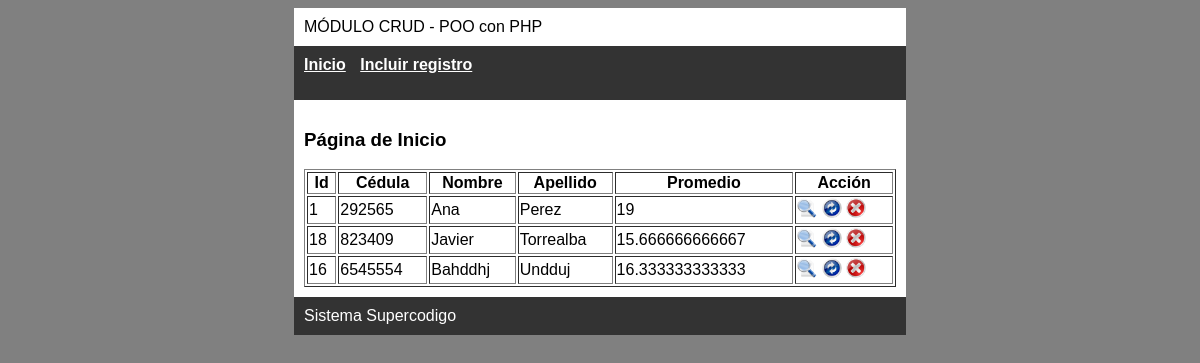
The page / on the database its author committed.
### tables this page shows
CREATE TABLE `estudiantes` (
  `id` int(11) NOT NULL,
  `cedula` int(11) NOT NULL,
  `nombre` varchar(20) NOT NULL,
  `apellido` varchar(20) NOT NULL,
  `telefono` int(15) NOT NULL,
  `edad` int(2) NOT NULL,
  `promedio` double NOT NULL,
  `fecha` datetime NOT NULL
);

### clases/Conexion.php (called while the page is built, shortened)
<?php
	class Conexion{
		public $enlace;
		public function __construct(){
			$this->host = 'localhost';
			$this->user	= 'root';
			$this->pass = '';
			$this->bd = 'crud_poo';
			$this->enlace = mysqli_connect($this->host, $this->user, $this->pass, $this->bd) or die('Error de conexi&oacute;n a la base de datos debido a: '.mysqli_error());
		}
		public function consultaRetorno($sql){
			$consulta = mysqli_query($this->enlace, $sql) or die ('No se pudo enlazar con la tabla debido a: '.mysqli_error());
			return $consulta;
		}
	}
?>

### modulos/Controlador.php (called while the page is built, shortened)
<?php
include_once('clases/Estudiantes.php');
class controladorEstudiantes{
	private $estudiante;
	public function __construct(){
		$this->estudiante = new Estudiantes();
	}
	public function index(){
		$resultado = $this->estudiante->listarRegistros();
		return $resultado;
	}
}
?>

### clases/Estudiantes.php (called while the page is built, shortened)
<?php
include_once ('Conexion.php');
	class Estudiantes{
		private $con;
		public function __construct(){
			$this->con = new Conexion();
		}
		public function listarRegistros(){
			$sql = "SELECT * FROM `estudiantes` ORDER BY `cedula` ASC";
			$sqlListar = $this->con->consultaRetorno($sql);
			return $sqlListar;
		}
	}
?>

### vistas/inicio.php (the view)
<?php
	$controlador = new controladorEstudiantes();
	$resultado = $controlador->index();
?>
<h3>P&aacute;gina de Inicio</h3>
	<table border="1" id="tabla">
	<thead>
			<th>Id</th>
			<th>C&eacute;dula</th>
			<th>Nombre</th>
			<th>Apellido</th>
			<th>Promedio</th>
			<th>Acci&oacute;n</th>
	</thead>
	<tbody>
	<?php
		while($row = mysqli_fetch_array($resultado)){
		  echo '<tr>
				<td>'.$row['id'].'</td>
				<td>'.$row['cedula'].'</td>
				<td>'.$row['nombre'].'</td>
				<td>'.$row['apellido'].'</td>
				<td>'.$row['promedio'].'</td>
				<td>
				<a href="?cargar=ver&id='.$row['id'].'" ><img src="images/view.png" alt="Ver" height="20" title="Ver" ></a>
				<a href="?cargar=mod&id='.$row['id'].'"><img src="images/upd.png" alt="Modificar" height="20" title="Modificar" ></a>
				<a href="?cargar=del&id='.$row['id'].'"><img src="images/del.png" alt="Eliminar" height="20" title="Eliminar" ></a></td>
				</tr>';
		}
	?>
	</tbody>
	</table>
</section>

### index.php (shortened to what this page needs)
<?php
	include_once('clases/Conexion.php');
	include_once('modulos/Enrutador.php');
	include_once('modulos/Controlador.php');
?>
<!DOCTYPE html>
<html>
<head>
	<link rel="stylesheet" href="css/estilo.css">
</head>
<body>
	<header>M&Oacute;DULO CRUD - POO con PHP</header>
	<nav>
	<ul>
		<li><a href="index.php">Inicio</a></li>
		<li><a href="?cargar=crear">Incluir registro</a></p></li>
	</ul>
	</nav>
	<section id="vistas">
		<?php
			$enrutador = new Enrutador();
			if(isset($_GET['cargar'])){
				$enrutador->cargarVista($_GET['cargar']);
			}else{
				$enrutador->cargarVista('inicio');
			}
		?>
	<footer>
		Sistema Supercodigo
	</footer>
</body>
</html>

### modulos/Enrutador.php (shortened to what this page needs)
<?php
class Enrutador{
	public function cargarVista($vista){
		if(!isset($vista)){
			include_once('vistas/inicio.php');
		}else{
			switch($vista){
				case 'inicio' || 'ver' || 'mod' || 'del' || 'crear':
					include_once('vistas/'.$vista.'.php');
				break;
			}
		}
	}
}
?>

### css/estilo.css (style rules this page uses)
body { background: gray; font-family: Helvetica; }
section { background: white; padding: 10px; margin-left: auto; margin-right: auto; color: black; width: 50%; }
nav, footer { background: #333; padding: 10px; margin-left: auto; margin-right: auto; color: white; width: 50%; }
nav ul { margin: 0px; padding: 0px; }
nav ul li { margin: 0px; margin-right: 10px; display: inline-block; }
nav ul li a { color: white; font-weight: bold; }
table { width: 100%; color: black; }
header { margin-left: auto; margin-right: auto; font-size: 35; background: white; width: 50%; padding: 10px; }

### rows shown on the page
estudiantes: id "1", cedula "292565", nombre "Ana", apellido "Perez", promedio "19"
estudiantes: id "18", cedula "823409", nombre "Javier", apellido "Torrealba", promedio "15.666666666667"
estudiantes: id "16", cedula "6545554", nombre "Bahddhj", apellido "Undduj", promedio "16.333333333333"
